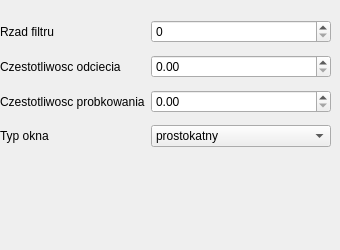
     <widget class="QWidget" name="filtrDolnoprzepustowy">
      <widget class="QWidget" name="formLayoutWidget_15">
       <property name="geometry">
        <rect>
         <x>0</x>
         <y>20</y>
         <width>331</width>
         <height>221</height>
        </rect>
       </property>
       <layout class="QFormLayout" name="filtrDolnoprzepustowyLayout">
        <property name="verticalSpacing">
         <number>12</number>
        </property>
        <item row="0" column="0">
         <widget class="QLabel" name="dlugoscSygnaluLabel_12">
          <property name="text">
           <string>Rzad filtru</string>
          </property>
         </widget>
        </item>
        <item row="0" column="1">
         <widget class="QSpinBox" name="dlugoscSygnaluDoubleSpinBox_12"/>
        </item>
        <item row="1" column="0">
         <widget class="QLabel" name="czestotliwoscLabel_12">
          <property name="text">
           <string>Czestotliwosc odciecia</string>
          </property>
         </widget>
        </item>
        <item row="1" column="1">
         <widget class="QDoubleSpinBox" name="czestotliwoscDoubleSpinBox_12">
          <property name="maximum">
           <double>100000.000000000000000</double>
          </property>
         </widget>
        </item>
        <item row="2" column="0">
         <widget class="QLabel" name="czestotliwoscProbkowaniaLabel_12">
          <property name="text">
           <string>Czestotliwosc probkowania</string>
          </property>
         </widget>
        </item>
        <item row="2" column="1">
         <widget class="QDoubleSpinBox" name="czestotliwoscProbkowaniaDoubleSpinBox_12">
          <property name="maximum">
           <double>100000.000000000000000</double>
          </property>
         </widget>
        </item>
        <item row="3" column="0">
         <widget class="QLabel" name="typOknaLabel">
          <property name="text">
           <string>Typ okna</string>
          </property>
         </widget>
        </item>
        <item row="3" column="1">
         <widget class="QComboBox" name="typOknaComboBox">
          <item>
           <property name="text">
            <string>prostokatny</string>
           </property>
          </item>
          <item>
           <property name="text">
            <string>Blackmana</string>
           </property>
          </item>
         </widget>
        </item>
       </layout>
      </widget>
     </widget>
